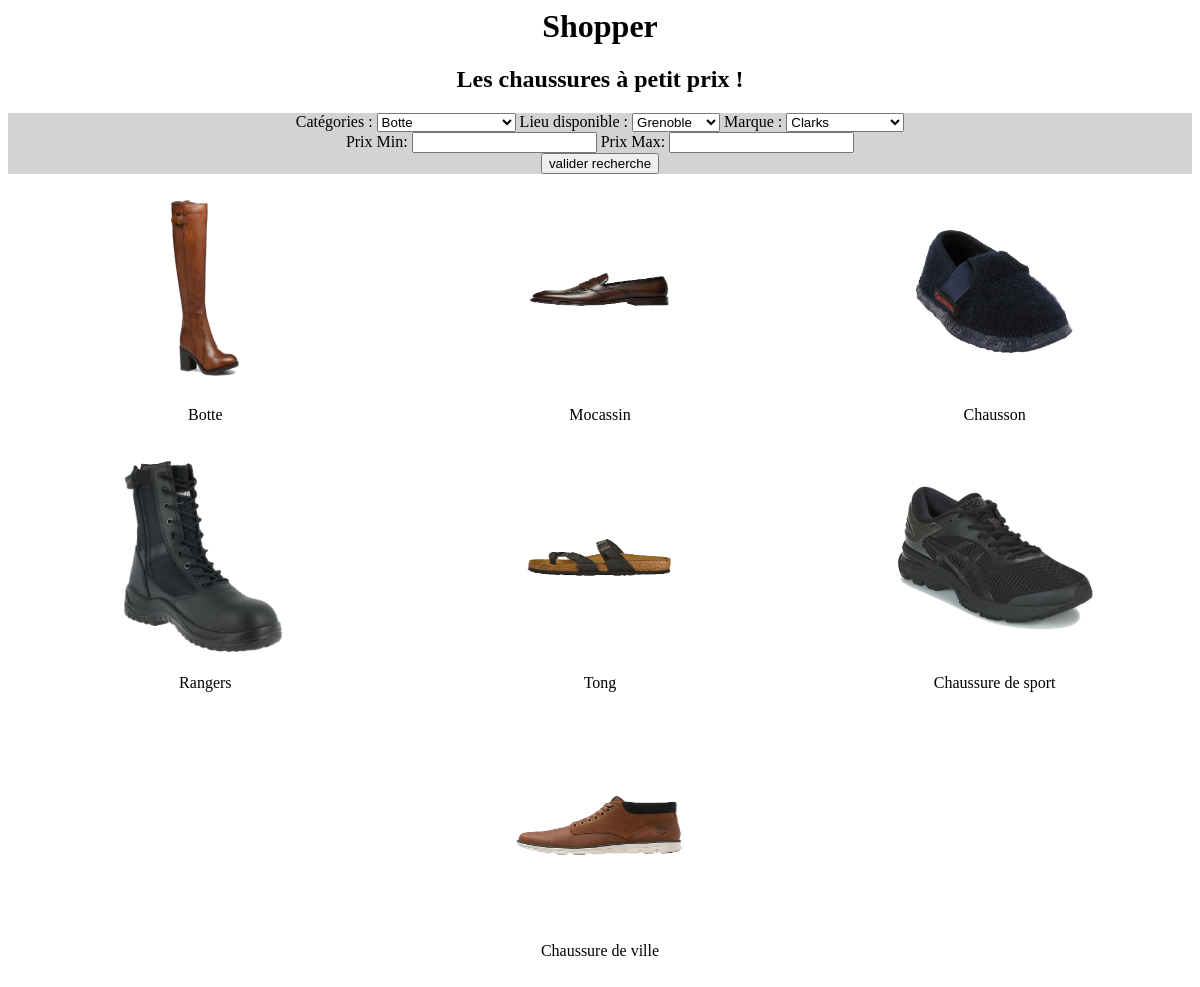
The page /controler/afficherCategories.ctrl.php on the database its author committed.
### tables this page shows
CREATE TABLE categorie (
  libelle INTEGER PRIMARY KEY,
  nom TEXT
);

### model/DAO.class.php (called while the page is built, shortened)
<?php
$dao = new DAO();
class DAO {
  private $db;
  private $database = 'sqlite:../data/projet.db';
  function __construct() {
    try {
      $this->db = new PDO($this->database);
    }
    catch (PDOException $e){
      die("erreur de connexion:".$e->getMessage());
    }
  }
  function getAllCat() : array {
    $req = "SELECT * FROM categorie";
    $resR=($this->db)->query($req);
    $arr=$resR->fetchAll(PDO::FETCH_CLASS,'categorie');
    return $arr;
  }
}
?>

### view/categories.view.php (the view, shortened to what this page needs)
<html>
<head>
  <link rel="stylesheet" type="text/css" href="../view/design/categoriesview.css">
</head>
<body>
  <header>
    <h1>Shopper</h1>
    <h2>Les chaussures à petit prix !</h2>
    <form class="" action="recherche.ctrl.php" method="get">
      <label for="Cat">Catégories :</label>
      <select class="Cat" name="cat">
        <option value="1">Botte</option>
      </select>
      <label for="Lieu">Lieu disponible :</label>
      <select class="Lieu" name="lieu">
        <option value="Grenoble">Grenoble</option>
      </select>
      <label for="ChoixMarque">Marque :</label>
      <select class="ChoixMarque" name="marque">
        <option value="Clarks">Clarks</option>
      </select>
    <label for="ChoixPrix">Prix Min:</label>
    <input type="number" name="prixMIN" id="prixMIN">
    <label for="ChoixPrix">Prix Max:</label>
    <input type="number" name="prixMAX" id="prixMAX">
  <input type="submit"  value="valider recherche">
</form>
</header>
<section class="conteneur">
  <section class="sousconteneur">
    <?php foreach ($categorie1 as $obj => $value) { ?>
      <article>
        <a href="afficherArticles.ctrl.php?cat=<?php echo $value->libelle ?>">
          <img src="../data/img/<?php echo $value->nom ?>.png" width="200px" height="200px"/>
          <br>
          <p> <?php echo $value->nom ?> </p>
          <br>
        </a>
      </article>
    <?php } ?>
  </section>
  <section class="sousconteneur">
    <?php foreach ($categorie2 as $obj => $value) { ?>
      <article>
        <a href="afficherArticles.ctrl.php?cat=<?php echo $value->libelle ?>">
          <img src="../data/img/<?php echo $value->nom ?>.png" width="200px" height="200px"/>
          <br>
          <p> <?php echo $value->nom ?> </p>
          <br>
        </a>
      </article>
    <?php } ?>
  </section>
  <section class="sousconteneur">
    <?php foreach ($categorie3 as $obj => $value) { ?>
      <article>
        <a href="afficherArticles.ctrl.php?cat=<?php echo $value->libelle ?>">
          <img src="../data/img/<?php echo $value->nom ?>.png" width="200px" height="200px"/>
          <br>
          <p> <?php echo $value->nom ?> </p>
          <br>
        </a>
      </article>
    <?php } ?>
  </section>
</section>
</body>
</html>

### controler/afficherCategories.ctrl.php (shortened to what this page needs)
<?php
include_once("../model/DAO.class.php");
$categorie = $dao->getAllCat();
$categorie1=array_slice($categorie,0,3);
$categorie2=array_slice($categorie,3,3);
$categorie3=array_slice($categorie,6,6);
if (isset($categorie1,$categorie2,$categorie3)) {
  include('../view/categories.view.php');
}else {
  $error = 'afficherCategories.ctrl.php : Pas de données pour les categories';
}
?>

### view/design/categoriesview.css (style rules this page uses)
html { margin:0; padding:0; background: url("https://i.pinimg.com/originals/8e/bb/73/8ebb73accef425c9d6919d36eadf8cc9.jpg") no-repeat center center fixed; background-size: cover; }
header { text-align: center; }
header>form { background-color: lightgrey; }
.sousconteneur { display: flex; align-content:flex-end; justify-content: space-around; }
article>a { color:black; text-decoration: none; text-align: center; }

### rows shown on the page
categorie: nom (picture), nom "Botte"
categorie: nom (picture), nom "Mocassin"
categorie: nom (picture), nom "Chausson"
categorie: nom (picture), nom "Rangers"
categorie: nom (picture), nom "Tong"
categorie: nom (picture), nom "Chaussure de sport"
categorie: nom (picture), nom "Chaussure de ville"
